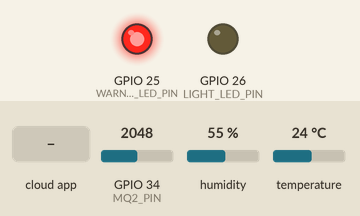
A sketch run on a simulated ESP32. Parts: output pins drawn as LEDs (lit = HIGH). The inputs (shaded band) are chosen by the test bench; at power-on: GPIO 34 (MQ2_PIN) = 2048, humidity 55 %, temperature 24 °C (analog values on the 0–4095 scale). WiFi joins after 1.5 s; servers stay silent unless stated; the Firebase database answers and starts empty; what the sketch prints to the serial monitor is not drawn.

Above: at 3.7 s.
3.8 s: the phone or cloud app sets den to 1
At 5.1 s:
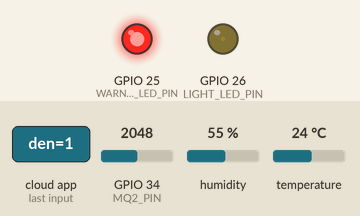
5.6 s: the phone or cloud app sets den to 90
At 6.4 s:
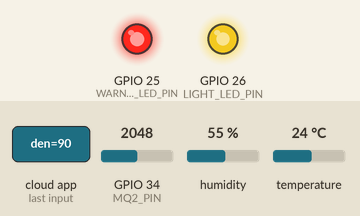
Timing chart, 0 to 8.6 s (numbered marks = the images above; inputs shaded):
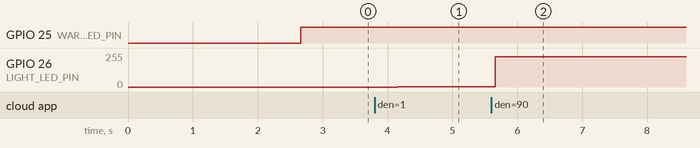

Measured:
- after the input at 3.8 s, GPIO 26 (LIGHT_LED_PIN): 0/255 → 2/255 after 0.36 s
- after the input at 5.6 s, GPIO 26 (LIGHT_LED_PIN): 2/255 → 228/255 after 0.06 s

The sketch:

Khu_bep_1.ino
```cpp
#include <Arduino.h>
#include <WiFi.h>
#include <Firebase_ESP_Client.h>
#include <addons/TokenHelper.h>
#include "DHT.h"

#define DHT_PIN         4
#define DHT_TYPE        DHT22
#define MQ2_PIN         34
#define WARNING_LED_PIN 25
#define LIGHT_LED_PIN   26

DHT dht(DHT_PIN, DHT_TYPE);
const int pwmFreq = 5000;
const int pwmResolution = 8;

#define WIFI_SSID "...123"
#define WIFI_PASSWORD "123456789"
#define API_KEY "AIzaSyCc6Rz4WLu3xXO0gP9g90G6VVhBSq5MpFg"
#define DATABASE_URL "https://tuan-8-c101c-default-rtdb.firebaseio.com"

FirebaseData fbdo_read;
FirebaseData fbdo_write;
FirebaseAuth auth;
FirebaseConfig config;
bool signupOK = false;

unsigned long sendDataPrevMillis = 0;
unsigned long readLightPrevMillis = 0;
unsigned long dhtPrevMillis = 0;
unsigned long ledAlarmStartTime = 0;

const long sendInterval = 1000;
const long readInterval = 500;
const long dhtInterval = 2000;
const unsigned long LED_HOLD_TIME = 10000;

bool isAlarmActive = false;
float currentTemp = 30.0;
float currentHum = 50.0;

void setup() {
  Serial.begin(115200);
  delay(1000); // CHỜ SERIAL ỔN ĐỊNH
  dht.begin();

  pinMode(WARNING_LED_PIN, OUTPUT);
  digitalWrite(WARNING_LED_PIN, LOW);

  ledcAttach(LIGHT_LED_PIN, pwmFreq, pwmResolution);
  ledcWrite(LIGHT_LED_PIN, 0);

  analogReadResolution(12);
  analogSetPinAttenuation(MQ2_PIN, ADC_11db);

  Serial.println("Dang ket noi Wi-Fi...");
  WiFi.begin(WIFI_SSID, WIFI_PASSWORD);
  while (WiFi.status() != WL_CONNECTED) {
    Serial.print(".");
    delay(300);
  }
  Serial.println("\nKet noi Wi-Fi thanh cong!");

  config.api_key = API_KEY;
  config.database_url = DATABASE_URL;

  if (Firebase.signUp(&config, &auth, "", "")) {
    Serial.println("Firebase dang nhap an danh thanh cong");
    signupOK = true;
  }

  config.token_status_callback = tokenStatusCallback;
  Firebase.begin(&config, &auth);
  Firebase.reconnectWiFi(true);
}

void loop() {
  if (Firebase.ready() && signupOK) {

    // --- LUỒNG 1: ĐÈN ---
    if (millis() - readLightPrevMillis > readInterval) {
      readLightPrevMillis = millis();
      if (Firebase.RTDB.getInt(&fbdo_read, "/Khu_bep_1/den")) {
        ledcWrite(LIGHT_LED_PIN, map(fbdo_read.intData(), 0, 100, 0, 255));
      }
    }

    // --- LUỒNG 2: DHT22 ---
    if (millis() - dhtPrevMillis > dhtInterval) {
      dhtPrevMillis = millis();
      float t = dht.readTemperature();
      float h = dht.readHumidity();
      if (!isnan(t) && !isnan(h)) {
        currentTemp = t;
        currentHum = h;
      }
    }

    // --- LUỒNG 3: BƠM DỮ LIỆU & LOGIC CẢNH BÁO ---
    if (millis() - sendDataPrevMillis > sendInterval) {
      sendDataPrevMillis = millis();
      int gasRaw = analogRead(MQ2_PIN);

      // Logic Cảnh báo
      if (gasRaw >= 800) {
        ledAlarmStartTime = millis();
        isAlarmActive = true;
      }

      if (isAlarmActive) {
        digitalWrite(WARNING_LED_PIN, HIGH);
        if (millis() - ledAlarmStartTime >= LED_HOLD_TIME) {
          digitalWrite(WARNING_LED_PIN, LOW);
          isAlarmActive = false;
        }
      }

      FirebaseJson json;
      json.set("nhiet_do", currentTemp);
      json.set("do_am", currentHum);
      json.set("khi_gas", gasRaw);

      if (Firebase.RTDB.updateNode(&fbdo_write, "/Khu_bep_1", &json)) {
         Serial.printf("Gui -> Temp: %.1f | Hum: %.1f | Butane: %d | LED: %s\n",
                        currentTemp, currentHum, gasRaw, isAlarmActive ? "ON" : "OFF");
      } else {
         Serial.println(fbdo_write.errorReason());
      }
    }
  }
}
```
